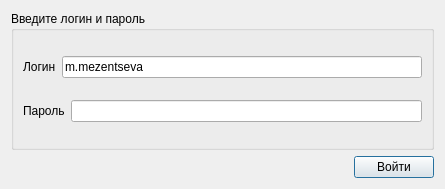
<?xml version="1.0" encoding="UTF-8"?>
<ui version="4.0">
 <class>Dialog</class>
 <widget class="QDialog" name="Dialog">
  <property name="windowModality">
   <enum>Qt::WindowModal</enum>
  </property>
  <property name="geometry">
   <rect>
    <x>0</x>
    <y>0</y>
    <width>445</width>
    <height>189</height>
   </rect>
  </property>
  <property name="windowTitle">
   <string>Dialog</string>
  </property>
  <layout class="QGridLayout" name="gridLayout_2">
   <item row="0" column="0" colspan="2">
    <widget class="QGroupBox" name="groupBox">
     <property name="title">
      <string>Введите логин и пароль</string>
     </property>
     <layout class="QGridLayout" name="gridLayout">
      <item row="1" column="0">
       <layout class="QHBoxLayout" name="horizontalLayout_2">
        <item>
         <widget class="QLabel" name="label_2">
          <property name="text">
           <string>Пароль</string>
          </property>
         </widget>
        </item>
        <item>
         <widget class="QLineEdit" name="passwdBox">
          <property name="text">
           <string/>
          </property>
          <property name="echoMode">
           <enum>QLineEdit::Password</enum>
          </property>
         </widget>
        </item>
       </layout>
      </item>
      <item row="0" column="0">
       <layout class="QHBoxLayout" name="horizontalLayout">
        <item>
         <widget class="QLabel" name="label">
          <property name="text">
           <string>Логин</string>
          </property>
         </widget>
        </item>
        <item>
         <widget class="QLineEdit" name="loginBox">
          <property name="text">
           <string>m.mezentseva</string>
          </property>
         </widget>
        </item>
       </layout>
      </item>
     </layout>
    </widget>
   </item>
   <item row="1" column="0">
    <spacer name="horizontalSpacer">
     <property name="orientation">
      <enum>Qt::Horizontal</enum>
     </property>
     <property name="sizeHint" stdset="0">
      <size>
       <width>40</width>
       <height>20</height>
      </size>
     </property>
    </spacer>
   </item>
   <item row="1" column="1">
    <widget class="QPushButton" name="loginButton">
     <property name="text">
      <string>Войти</string>
     </property>
    </widget>
   </item>
  </layout>
 </widget>
 <resources/>
 <connections/>
</ui>
